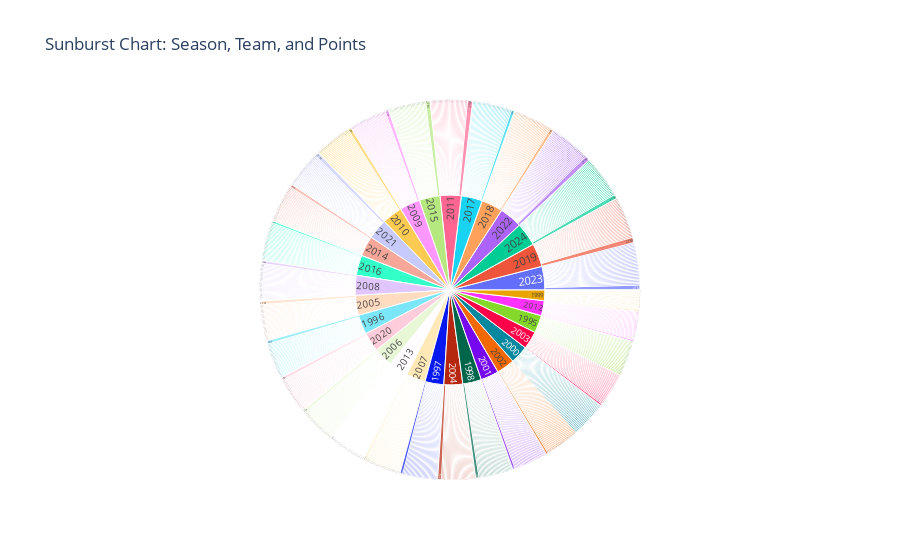

Notebook code for this chart:
### Markdown cell above
### Section 2 : ```Plotly```

### Code cell
df = df.dropna(subset=["Season", "Team", "Points"])  # Removes rows with missing hierarchy
df.fillna("Unknown", inplace=True)  # Replace NaN with 'Unknown'
df.replace("", "Unknown", inplace=True)


fig = px.sunburst(
    df,
    path=["Season", "Team"],  # Remove "Points" from path
    values="Points",
    title="Sunburst Chart: Season, Team, and Points"
)


fig.show()

### Figure 1 — Plotly figure (JSON) as saved in the notebook; plotly's stock layout.template omitted (floating-point values rounded to 4 significant figures; data arrays with more than 128 entries replaced by an {"elided": "..."} marker saying what was removed)
{"data": [{"branchvalues": "total", "domain": {"x": [0, 1], "y": [0, 1]}, "hovertemplate": "labels=%{label}<br>Points=%{value}<br>parent=%{parent}<br>id=%{id}<extra></extra>", "ids": {"elided": "978 str values"}, "labels": {"elided": "978 str values"}, "name": "", "parents": {"elided": "978 str values"}, "type": "sunburst", "values": {"elided": "978 float values"}}], "layout": {"legend": {"tracegroupgap": 0}, "title": {"text": "Sunburst Chart: Season, Team, and Points"}}}
